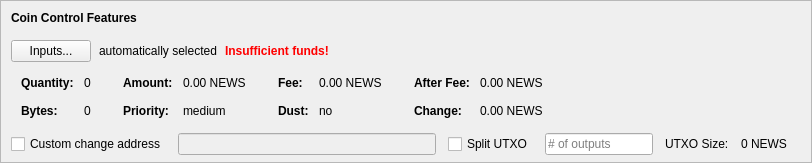
    <widget class="QFrame" name="frameCoinControl">
     <property name="sizePolicy">
      <sizepolicy hsizetype="Expanding" vsizetype="Expanding">
       <horstretch>0</horstretch>
       <verstretch>0</verstretch>
      </sizepolicy>
     </property>
     <property name="maximumSize">
      <size>
       <width>16777215</width>
       <height>16777215</height>
      </size>
     </property>
     <property name="frameShape">
      <enum>QFrame::StyledPanel</enum>
     </property>
     <property name="frameShadow">
      <enum>QFrame::Sunken</enum>
     </property>
     <layout class="QVBoxLayout" name="verticalLayoutCoinControl2">
      <property name="spacing">
       <number>0</number>
      </property>
      <property name="leftMargin">
       <number>0</number>
      </property>
      <property name="topMargin">
       <number>0</number>
      </property>
      <property name="rightMargin">
       <number>0</number>
      </property>
      <property name="bottomMargin">
       <number>6</number>
      </property>
      <item>
       <layout class="QVBoxLayout" name="verticalLayoutCoinControl" stretch="0,0,0,0,1">
        <property name="spacing">
         <number>0</number>
        </property>
        <property name="leftMargin">
         <number>10</number>
        </property>
        <property name="topMargin">
         <number>10</number>
        </property>
        <item>
         <layout class="QHBoxLayout" name="horizontalLayoutCoinControl1">
          <property name="bottomMargin">
           <number>15</number>
          </property>
          <item>
           <widget class="QLabel" name="labelCoinControlFeatures">
            <property name="sizePolicy">
             <sizepolicy hsizetype="Preferred" vsizetype="Maximum">
              <horstretch>0</horstretch>
              <verstretch>0</verstretch>
             </sizepolicy>
            </property>
            <property name="font">
             <font>
              <weight>75</weight>
              <bold>true</bold>
             </font>
            </property>
            <property name="styleSheet">
             <string notr="true">font-weight:bold;</string>
            </property>
            <property name="text">
             <string>Coin Control Features</string>
            </property>
           </widget>
          </item>
         </layout>
        </item>
        <item>
         <layout class="QHBoxLayout" name="horizontalLayoutCoinControl2" stretch="0,0,0,0">
          <property name="spacing">
           <number>8</number>
          </property>
          <property name="bottomMargin">
           <number>10</number>
          </property>
          <item>
           <widget class="QPushButton" name="pushButtonCoinControl">
            <property name="styleSheet">
             <string notr="true"/>
            </property>
            <property name="text">
             <string>Inputs...</string>
            </property>
            <property name="autoDefault">
             <bool>false</bool>
            </property>
           </widget>
          </item>
          <item>
           <widget class="QLabel" name="labelCoinControlAutomaticallySelected">
            <property name="text">
             <string>automatically selected</string>
            </property>
            <property name="margin">
             <number>5</number>
            </property>
           </widget>
          </item>
          <item>
           <widget class="QLabel" name="labelCoinControlInsuffFunds">
            <property name="font">
             <font>
              <weight>75</weight>
              <bold>true</bold>
             </font>
            </property>
            <property name="styleSheet">
             <string notr="true">color:red;font-weight:bold;</string>
            </property>
            <property name="text">
             <string>Insufficient funds!</string>
            </property>
            <property name="margin">
             <number>5</number>
            </property>
           </widget>
          </item>
          <item>
           <spacer name="horizontalSpacerCoinControl">
            <property name="orientation">
             <enum>Qt::Horizontal</enum>
            </property>
            <property name="sizeHint" stdset="0">
             <size>
              <width>40</width>
              <height>1</height>
             </size>
            </property>
           </spacer>
          </item>
         </layout>
        </item>
        <item>
         <widget class="QWidget" name="widgetCoinControl" native="true">
          <property name="sizePolicy">
           <sizepolicy hsizetype="Preferred" vsizetype="Preferred">
            <horstretch>0</horstretch>
            <verstretch>0</verstretch>
           </sizepolicy>
          </property>
          <property name="minimumSize">
           <size>
            <width>0</width>
            <height>0</height>
           </size>
          </property>
          <property name="styleSheet">
           <string notr="true"/>
          </property>
          <layout class="QHBoxLayout" name="horizontalLayoutCoinControl5">
           <property name="leftMargin">
            <number>0</number>
           </property>
           <property name="topMargin">
            <number>0</number>
           </property>
           <property name="rightMargin">
            <number>0</number>
           </property>
           <property name="bottomMargin">
            <number>0</number>
           </property>
           <item>
            <layout class="QHBoxLayout" name="horizontalLayoutCoinControl3" stretch="0,0,0,1">
             <property name="spacing">
              <number>20</number>
             </property>
             <property name="topMargin">
              <number>0</number>
             </property>
             <property name="bottomMargin">
              <number>10</number>
             </property>
             <item>
              <layout class="QFormLayout" name="formLayoutCoinControl1">
               <property name="horizontalSpacing">
                <number>10</number>
               </property>
               <property name="verticalSpacing">
                <number>14</number>
               </property>
               <property name="leftMargin">
                <number>10</number>
               </property>
               <property name="topMargin">
                <number>4</number>
               </property>
               <property name="rightMargin">
                <number>6</number>
               </property>
               <item row="0" column="0">
                <widget class="QLabel" name="labelCoinControlQuantityText">
                 <property name="font">
                  <font>
                   <weight>75</weight>
                   <bold>true</bold>
                  </font>
                 </property>
                 <property name="text">
                  <string>Quantity:</string>
                 </property>
                 <property name="margin">
                  <number>0</number>
                 </property>
                </widget>
               </item>
               <item row="0" column="1">
                <widget class="QLabel" name="labelCoinControlQuantity">
                 <property name="cursor">
                  <cursorShape>IBeamCursor</cursorShape>
                 </property>
                 <property name="contextMenuPolicy">
                  <enum>Qt::ActionsContextMenu</enum>
                 </property>
                 <property name="text">
                  <string notr="true">0</string>
                 </property>
                 <property name="margin">
                  <number>0</number>
                 </property>
                 <property name="textInteractionFlags">
                  <set>Qt::LinksAccessibleByMouse|Qt::TextSelectableByKeyboard|Qt::TextSelectableByMouse</set>
                 </property>
                </widget>
               </item>
               <item row="1" column="0">
                <widget class="QLabel" name="labelCoinControlBytesText">
                 <property name="font">
                  <font>
                   <weight>75</weight>
                   <bold>true</bold>
                  </font>
                 </property>
                 <property name="text">
                  <string>Bytes:</string>
                 </property>
                </widget>
               </item>
               <item row="1" column="1">
                <widget class="QLabel" name="labelCoinControlBytes">
                 <property name="cursor">
                  <cursorShape>IBeamCursor</cursorShape>
                 </property>
                 <property name="contextMenuPolicy">
                  <enum>Qt::ActionsContextMenu</enum>
                 </property>
                 <property name="text">
                  <string notr="true">0</string>
                 </property>
                 <property name="textInteractionFlags">
                  <set>Qt::LinksAccessibleByMouse|Qt::TextSelectableByKeyboard|Qt::TextSelectableByMouse</set>
                 </property>
                </widget>
               </item>
              </layout>
             </item>
             <item>
              <layout class="QFormLayout" name="formLayoutCoinControl2">
               <property name="horizontalSpacing">
                <number>10</number>
               </property>
               <property name="verticalSpacing">
                <number>14</number>
               </property>
               <property name="leftMargin">
                <number>6</number>
               </property>
               <property name="topMargin">
                <number>4</number>
               </property>
               <property name="rightMargin">
                <number>6</number>
               </property>
               <item row="0" column="0">
                <widget class="QLabel" name="labelCoinControlAmountText">
                 <property name="font">
                  <font>
                   <weight>75</weight>
                   <bold>true</bold>
                  </font>
                 </property>
                 <property name="text">
                  <string>Amount:</string>
                 </property>
                 <property name="margin">
                  <number>0</number>
                 </property>
                </widget>
               </item>
               <item row="0" column="1">
                <widget class="QLabel" name="labelCoinControlAmount">
                 <property name="cursor">
                  <cursorShape>IBeamCursor</cursorShape>
                 </property>
                 <property name="contextMenuPolicy">
                  <enum>Qt::ActionsContextMenu</enum>
                 </property>
                 <property name="text">
                  <string notr="true">0.00 NEWS</string>
                 </property>
                 <property name="textInteractionFlags">
                  <set>Qt::LinksAccessibleByMouse|Qt::TextSelectableByKeyboard|Qt::TextSelectableByMouse</set>
                 </property>
                </widget>
               </item>
               <item row="1" column="0">
                <widget class="QLabel" name="labelCoinControlPriorityText">
                 <property name="font">
                  <font>
                   <weight>75</weight>
                   <bold>true</bold>
                  </font>
                 </property>
                 <property name="text">
                  <string>Priority:</string>
                 </property>
                </widget>
               </item>
               <item row="1" column="1">
                <widget class="QLabel" name="labelCoinControlPriority">
                 <property name="cursor">
                  <cursorShape>IBeamCursor</cursorShape>
                 </property>
                 <property name="contextMenuPolicy">
                  <enum>Qt::ActionsContextMenu</enum>
                 </property>
                 <property name="text">
                  <string>medium</string>
                 </property>
                 <property name="textInteractionFlags">
                  <set>Qt::LinksAccessibleByMouse|Qt::TextSelectableByKeyboard|Qt::TextSelectableByMouse</set>
                 </property>
                </widget>
               </item>
              </layout>
             </item>
             <item>
              <layout class="QFormLayout" name="formLayoutCoinControl3">
               <property name="horizontalSpacing">
                <number>10</number>
               </property>
               <property name="verticalSpacing">
                <number>14</number>
               </property>
               <property name="leftMargin">
                <number>6</number>
               </property>
               <property name="topMargin">
                <number>4</number>
               </property>
               <property name="rightMargin">
                <number>6</number>
               </property>
               <item row="0" column="0">
                <widget class="QLabel" name="labelCoinControlFeeText">
                 <property name="font">
                  <font>
                   <weight>75</weight>
                   <bold>true</bold>
                  </font>
                 </property>
                 <property name="text">
                  <string>Fee:</string>
                 </property>
                 <property name="margin">
                  <number>0</number>
                 </property>
                </widget>
               </item>
               <item row="0" column="1">
                <widget class="QLabel" name="labelCoinControlFee">
                 <property name="cursor">
                  <cursorShape>IBeamCursor</cursorShape>
                 </property>
                 <property name="contextMenuPolicy">
                  <enum>Qt::ActionsContextMenu</enum>
                 </property>
                 <property name="text">
                  <string notr="true">0.00 NEWS</string>
                 </property>
                 <property name="textInteractionFlags">
                  <set>Qt::LinksAccessibleByMouse|Qt::TextSelectableByKeyboard|Qt::TextSelectableByMouse</set>
                 </property>
                </widget>
               </item>
               <item row="1" column="0">
                <widget class="QLabel" name="labelCoinControlLowOutputText">
                 <property name="font">
                  <font>
                   <weight>75</weight>
                   <bold>true</bold>
                  </font>
                 </property>
                 <property name="text">
                  <string>Dust:</string>
                 </property>
                </widget>
               </item>
               <item row="1" column="1">
                <widget class="QLabel" name="labelCoinControlLowOutput">
                 <property name="cursor">
                  <cursorShape>IBeamCursor</cursorShape>
                 </property>
                 <property name="contextMenuPolicy">
                  <enum>Qt::ActionsContextMenu</enum>
                 </property>
                 <property name="text">
                  <string>no</string>
                 </property>
                 <property name="textInteractionFlags">
                  <set>Qt::LinksAccessibleByMouse|Qt::TextSelectableByKeyboard|Qt::TextSelectableByMouse</set>
                 </property>
                </widget>
               </item>
              </layout>
             </item>
             <item>
              <layout class="QFormLayout" name="formLayoutCoinControl4">
               <property name="horizontalSpacing">
                <number>10</number>
               </property>
               <property name="verticalSpacing">
                <number>14</number>
               </property>
               <property name="leftMargin">
                <number>6</number>
               </property>
               <property name="topMargin">
                <number>4</number>
               </property>
               <property name="rightMargin">
                <number>6</number>
               </property>
               <item row="0" column="0">
                <widget class="QLabel" name="labelCoinControlAfterFeeText">
                 <property name="font">
                  <font>
                   <weight>75</weight>
                   <bold>true</bold>
                  </font>
                 </property>
                 <property name="text">
                  <string>After Fee:</string>
                 </property>
                 <property name="margin">
                  <number>0</number>
                 </property>
                </widget>
               </item>
               <item row="0" column="1">
                <widget class="QLabel" name="labelCoinControlAfterFee">
                 <property name="cursor">
                  <cursorShape>IBeamCursor</cursorShape>
                 </property>
                 <property name="contextMenuPolicy">
                  <enum>Qt::ActionsContextMenu</enum>
                 </property>
                 <property name="text">
                  <string notr="true">0.00 NEWS</string>
                 </property>
                 <property name="textInteractionFlags">
                  <set>Qt::LinksAccessibleByMouse|Qt::TextSelectableByKeyboard|Qt::TextSelectableByMouse</set>
                 </property>
                </widget>
               </item>
               <item row="1" column="0">
                <widget class="QLabel" name="labelCoinControlChangeText">
                 <property name="font">
                  <font>
                   <weight>75</weight>
                   <bold>true</bold>
                  </font>
                 </property>
                 <property name="text">
                  <string>Change:</string>
                 </property>
                </widget>
               </item>
               <item row="1" column="1">
                <widget class="QLabel" name="labelCoinControlChange">
                 <property name="cursor">
                  <cursorShape>IBeamCursor</cursorShape>
                 </property>
                 <property name="contextMenuPolicy">
                  <enum>Qt::ActionsContextMenu</enum>
                 </property>
                 <property name="text">
                  <string notr="true">0.00 NEWS</string>
                 </property>
                 <property name="textInteractionFlags">
                  <set>Qt::LinksAccessibleByMouse|Qt::TextSelectableByKeyboard|Qt::TextSelectableByMouse</set>
                 </property>
                </widget>
               </item>
              </layout>
             </item>
            </layout>
           </item>
          </layout>
         </widget>
        </item>
        <item>
         <layout class="QHBoxLayout" name="horizontalLayoutCoinControl4" stretch="0,0,0,0,0,0,0">
          <property name="spacing">
           <number>12</number>
          </property>
          <property name="sizeConstraint">
           <enum>QLayout::SetDefaultConstraint</enum>
          </property>
          <property name="topMargin">
           <number>5</number>
          </property>
          <property name="rightMargin">
           <number>5</number>
          </property>
          <item>
           <widget class="QCheckBox" name="checkBoxCoinControlChange">
            <property name="toolTip">
             <string>If this is activated, but the change address is empty or invalid, change will be sent to a newly generated address.</string>
            </property>
            <property name="text">
             <string>Custom change address</string>
            </property>
           </widget>
          </item>
          <item>
           <widget class="QValidatedLineEdit" name="lineEditCoinControlChange">
            <property name="enabled">
             <bool>false</bool>
            </property>
            <property name="sizePolicy">
             <sizepolicy hsizetype="Expanding" vsizetype="Fixed">
              <horstretch>0</horstretch>
              <verstretch>0</verstretch>
             </sizepolicy>
            </property>
           </widget>
          </item>
          <item>
           <widget class="QCheckBox" name="splitBlockCheckBox">
            <property name="text">
             <string>Split UTXO</string>
            </property>
           </widget>
          </item>
          <item>
           <widget class="QLineEdit" name="splitBlockLineEdit">
            <property name="sizePolicy">
             <sizepolicy hsizetype="Fixed" vsizetype="Fixed">
              <horstretch>50</horstretch>
              <verstretch>0</verstretch>
             </sizepolicy>
            </property>
            <property name="placeholderText">
             <string># of outputs</string>
            </property>
           </widget>
          </item>
          <item>
           <widget class="QLabel" name="labelBlockSizeText">
            <property name="text">
             <string>UTXO Size:</string>
            </property>
           </widget>
          </item>
          <item>
           <widget class="QLabel" name="labelBlockSize">
            <property name="text">
             <string>0 NEWS</string>
            </property>
           </widget>
          </item>
          <item>
           <widget class="QLabel" name="labelCoinControlChangeLabel">
            <property name="sizePolicy">
             <sizepolicy hsizetype="Preferred" vsizetype="Expanding">
              <horstretch>0</horstretch>
              <verstretch>0</verstretch>
             </sizepolicy>
            </property>
            <property name="minimumSize">
             <size>
              <width>0</width>
              <height>0</height>
             </size>
            </property>
            <property name="text">
             <string/>
            </property>
            <property name="margin">
             <number>3</number>
            </property>
           </widget>
          </item>
         </layout>
        </item>
        <item>
         <spacer name="verticalSpacerCoinControl">
          <property name="orientation">
           <enum>Qt::Vertical</enum>
          </property>
          <property name="sizeHint" stdset="0">
           <size>
            <width>800</width>
            <height>1</height>
           </size>
          </property>
         </spacer>
        </item>
       </layout>
      </item>
     </layout>
    </widget>
